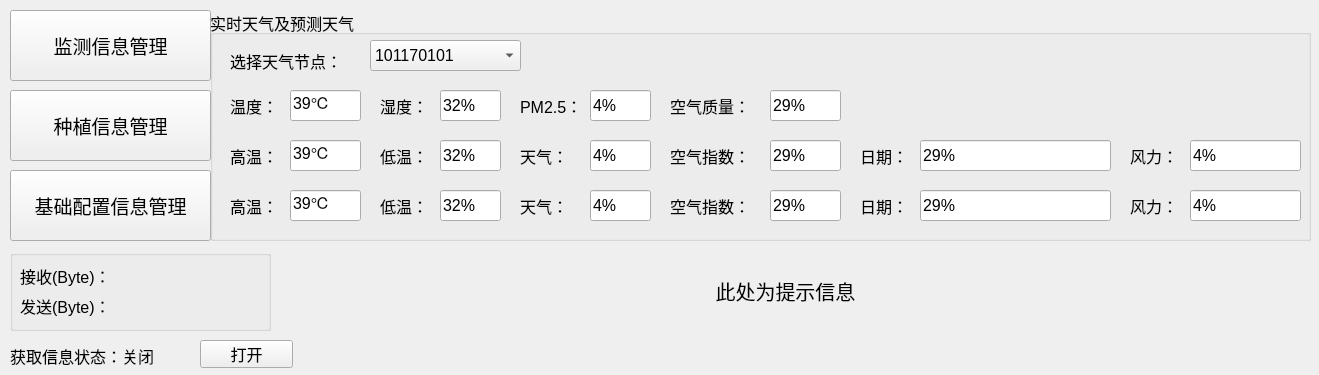
<?xml version="1.0" encoding="UTF-8"?>
<ui version="4.0">
 <class>InformationWight</class>
 <widget class="QWidget" name="InformationWight">
  <property name="geometry">
   <rect>
    <x>0</x>
    <y>0</y>
    <width>1319</width>
    <height>375</height>
   </rect>
  </property>
  <property name="windowTitle">
   <string>系统管理界面</string>
  </property>
  <property name="windowIcon">
   <iconset resource="resource.qrc">
    <normaloff>:/image/Lemon.png</normaloff>:/image/Lemon.png</iconset>
  </property>
  <widget class="QPushButton" name="pushButton">
   <property name="geometry">
    <rect>
     <x>10</x>
     <y>10</y>
     <width>201</width>
     <height>71</height>
    </rect>
   </property>
   <property name="font">
    <font>
     <pointsize>14</pointsize>
    </font>
   </property>
   <property name="text">
    <string>监测信息管理</string>
   </property>
  </widget>
  <widget class="QPushButton" name="pushButton_2">
   <property name="geometry">
    <rect>
     <x>10</x>
     <y>90</y>
     <width>201</width>
     <height>71</height>
    </rect>
   </property>
   <property name="font">
    <font>
     <pointsize>14</pointsize>
    </font>
   </property>
   <property name="text">
    <string>种植信息管理</string>
   </property>
  </widget>
  <widget class="QPushButton" name="pushButton_4">
   <property name="geometry">
    <rect>
     <x>10</x>
     <y>170</y>
     <width>201</width>
     <height>71</height>
    </rect>
   </property>
   <property name="font">
    <font>
     <pointsize>14</pointsize>
    </font>
   </property>
   <property name="text">
    <string>基础配置信息管理</string>
   </property>
  </widget>
  <widget class="QLabel" name="label_2">
   <property name="geometry">
    <rect>
     <x>270</x>
     <y>250</y>
     <width>1031</width>
     <height>81</height>
    </rect>
   </property>
   <property name="font">
    <font>
     <pointsize>15</pointsize>
    </font>
   </property>
   <property name="text">
    <string>此处为提示信息</string>
   </property>
   <property name="alignment">
    <set>Qt::AlignCenter</set>
   </property>
  </widget>
  <widget class="QGroupBox" name="groupBox_2">
   <property name="geometry">
    <rect>
     <x>10</x>
     <y>250</y>
     <width>261</width>
     <height>81</height>
    </rect>
   </property>
   <property name="title">
    <string/>
   </property>
   <widget class="QLabel" name="label_recvNum">
    <property name="geometry">
     <rect>
      <x>130</x>
      <y>10</y>
      <width>121</width>
      <height>31</height>
     </rect>
    </property>
    <property name="font">
     <font>
      <pointsize>12</pointsize>
     </font>
    </property>
    <property name="text">
     <string/>
    </property>
   </widget>
   <widget class="QLabel" name="label_sendNum">
    <property name="geometry">
     <rect>
      <x>130</x>
      <y>40</y>
      <width>111</width>
      <height>31</height>
     </rect>
    </property>
    <property name="font">
     <font>
      <pointsize>12</pointsize>
     </font>
    </property>
    <property name="text">
     <string/>
    </property>
   </widget>
   <widget class="QLabel" name="label_recvNum_2">
    <property name="geometry">
     <rect>
      <x>10</x>
      <y>10</y>
      <width>111</width>
      <height>31</height>
     </rect>
    </property>
    <property name="font">
     <font>
      <pointsize>12</pointsize>
     </font>
    </property>
    <property name="text">
     <string>接收(Byte)：</string>
    </property>
   </widget>
   <widget class="QLabel" name="label_sendNum_2">
    <property name="geometry">
     <rect>
      <x>10</x>
      <y>40</y>
      <width>111</width>
      <height>31</height>
     </rect>
    </property>
    <property name="font">
     <font>
      <pointsize>12</pointsize>
     </font>
    </property>
    <property name="text">
     <string>发送(Byte)：</string>
    </property>
   </widget>
  </widget>
  <widget class="QPushButton" name="Bt_serialControl">
   <property name="geometry">
    <rect>
     <x>200</x>
     <y>340</y>
     <width>93</width>
     <height>28</height>
    </rect>
   </property>
   <property name="font">
    <font>
     <pointsize>12</pointsize>
    </font>
   </property>
   <property name="text">
    <string>打开</string>
   </property>
  </widget>
  <widget class="QLabel" name="lable_getInforStatus">
   <property name="geometry">
    <rect>
     <x>10</x>
     <y>340</y>
     <width>201</width>
     <height>31</height>
    </rect>
   </property>
   <property name="font">
    <font>
     <pointsize>12</pointsize>
    </font>
   </property>
   <property name="text">
    <string>获取信息状态：关闭</string>
   </property>
  </widget>
  <widget class="QGroupBox" name="groupBox_4">
   <property name="geometry">
    <rect>
     <x>210</x>
     <y>10</y>
     <width>1101</width>
     <height>231</height>
    </rect>
   </property>
   <property name="font">
    <font>
     <pointsize>12</pointsize>
    </font>
   </property>
   <property name="title">
    <string>实时天气及预测天气</string>
   </property>
   <widget class="QComboBox" name="Cb_cityId">
    <property name="geometry">
     <rect>
      <x>160</x>
      <y>30</y>
      <width>151</width>
      <height>31</height>
     </rect>
    </property>
    <item>
     <property name="text">
      <string>101170101</string>
     </property>
    </item>
    <item>
     <property name="text">
      <string>101170102</string>
     </property>
    </item>
    <item>
     <property name="text">
      <string>101170103</string>
     </property>
    </item>
    <item>
     <property name="text">
      <string>101170104</string>
     </property>
    </item>
    <item>
     <property name="text">
      <string>101170201</string>
     </property>
    </item>
   </widget>
   <widget class="QLabel" name="label_17">
    <property name="geometry">
     <rect>
      <x>20</x>
      <y>40</y>
      <width>131</width>
      <height>21</height>
     </rect>
    </property>
    <property name="text">
     <string>选择天气节点：</string>
    </property>
   </widget>
   <widget class="QLabel" name="label_19">
    <property name="geometry">
     <rect>
      <x>20</x>
      <y>80</y>
      <width>51</width>
      <height>31</height>
     </rect>
    </property>
    <property name="font">
     <font>
      <pointsize>12</pointsize>
     </font>
    </property>
    <property name="text">
     <string>温度：</string>
    </property>
   </widget>
   <widget class="QLabel" name="label_20">
    <property name="geometry">
     <rect>
      <x>170</x>
      <y>80</y>
      <width>51</width>
      <height>31</height>
     </rect>
    </property>
    <property name="font">
     <font>
      <pointsize>12</pointsize>
     </font>
    </property>
    <property name="text">
     <string>湿度：</string>
    </property>
   </widget>
   <widget class="QLabel" name="label_21">
    <property name="geometry">
     <rect>
      <x>310</x>
      <y>80</y>
      <width>61</width>
      <height>31</height>
     </rect>
    </property>
    <property name="font">
     <font>
      <pointsize>12</pointsize>
     </font>
    </property>
    <property name="text">
     <string>PM2.5：</string>
    </property>
   </widget>
   <widget class="QLabel" name="label_22">
    <property name="geometry">
     <rect>
      <x>460</x>
      <y>80</y>
      <width>91</width>
      <height>31</height>
     </rect>
    </property>
    <property name="font">
     <font>
      <pointsize>12</pointsize>
     </font>
    </property>
    <property name="text">
     <string>空气质量：</string>
    </property>
   </widget>
   <widget class="QLineEdit" name="Edit_todayTemp">
    <property name="geometry">
     <rect>
      <x>80</x>
      <y>80</y>
      <width>71</width>
      <height>31</height>
     </rect>
    </property>
    <property name="font">
     <font>
      <pointsize>12</pointsize>
     </font>
    </property>
    <property name="text">
     <string>39℃</string>
    </property>
   </widget>
   <widget class="QLineEdit" name="Edit_todayPM25">
    <property name="geometry">
     <rect>
      <x>380</x>
      <y>80</y>
      <width>61</width>
      <height>31</height>
     </rect>
    </property>
    <property name="font">
     <font>
      <pointsize>12</pointsize>
     </font>
    </property>
    <property name="text">
     <string>4%</string>
    </property>
   </widget>
   <widget class="QLineEdit" name="Edit_todayShidu">
    <property name="geometry">
     <rect>
      <x>230</x>
      <y>80</y>
      <width>61</width>
      <height>31</height>
     </rect>
    </property>
    <property name="font">
     <font>
      <pointsize>12</pointsize>
     </font>
    </property>
    <property name="text">
     <string>32%</string>
    </property>
   </widget>
   <widget class="QLineEdit" name="Edit_todayKQZL">
    <property name="geometry">
     <rect>
      <x>560</x>
      <y>80</y>
      <width>71</width>
      <height>31</height>
     </rect>
    </property>
    <property name="font">
     <font>
      <pointsize>12</pointsize>
     </font>
    </property>
    <property name="text">
     <string>29%</string>
    </property>
   </widget>
   <widget class="QLabel" name="label_23">
    <property name="geometry">
     <rect>
      <x>20</x>
      <y>130</y>
      <width>51</width>
      <height>31</height>
     </rect>
    </property>
    <property name="font">
     <font>
      <pointsize>12</pointsize>
     </font>
    </property>
    <property name="text">
     <string>高温：</string>
    </property>
   </widget>
   <widget class="QLineEdit" name="Edit_oneDayHightTemp">
    <property name="geometry">
     <rect>
      <x>80</x>
      <y>130</y>
      <width>71</width>
      <height>31</height>
     </rect>
    </property>
    <property name="font">
     <font>
      <pointsize>12</pointsize>
     </font>
    </property>
    <property name="text">
     <string>39℃</string>
    </property>
   </widget>
   <widget class="QLabel" name="label_24">
    <property name="geometry">
     <rect>
      <x>170</x>
      <y>130</y>
      <width>51</width>
      <height>31</height>
     </rect>
    </property>
    <property name="font">
     <font>
      <pointsize>12</pointsize>
     </font>
    </property>
    <property name="text">
     <string>低温：</string>
    </property>
   </widget>
   <widget class="QLineEdit" name="Edit_oneDayKQZS">
    <property name="geometry">
     <rect>
      <x>560</x>
      <y>130</y>
      <width>71</width>
      <height>31</height>
     </rect>
    </property>
    <property name="font">
     <font>
      <pointsize>12</pointsize>
     </font>
    </property>
    <property name="text">
     <string>29%</string>
    </property>
   </widget>
   <widget class="QLabel" name="label_25">
    <property name="geometry">
     <rect>
      <x>310</x>
      <y>130</y>
      <width>61</width>
      <height>31</height>
     </rect>
    </property>
    <property name="font">
     <font>
      <pointsize>12</pointsize>
     </font>
    </property>
    <property name="text">
     <string>天气：</string>
    </property>
   </widget>
   <widget class="QLineEdit" name="Edit_oneDayWeather">
    <property name="geometry">
     <rect>
      <x>380</x>
      <y>130</y>
      <width>61</width>
      <height>31</height>
     </rect>
    </property>
    <property name="font">
     <font>
      <pointsize>12</pointsize>
     </font>
    </property>
    <property name="text">
     <string>4%</string>
    </property>
   </widget>
   <widget class="QLineEdit" name="Edit_oneDayLowTemp">
    <property name="geometry">
     <rect>
      <x>230</x>
      <y>130</y>
      <width>61</width>
      <height>31</height>
     </rect>
    </property>
    <property name="font">
     <font>
      <pointsize>12</pointsize>
     </font>
    </property>
    <property name="text">
     <string>32%</string>
    </property>
   </widget>
   <widget class="QLabel" name="label_26">
    <property name="geometry">
     <rect>
      <x>460</x>
      <y>130</y>
      <width>91</width>
      <height>31</height>
     </rect>
    </property>
    <property name="font">
     <font>
      <pointsize>12</pointsize>
     </font>
    </property>
    <property name="text">
     <string>空气指数：</string>
    </property>
   </widget>
   <widget class="QLineEdit" name="Edit_oneDayDate">
    <property name="geometry">
     <rect>
      <x>710</x>
      <y>130</y>
      <width>191</width>
      <height>31</height>
     </rect>
    </property>
    <property name="font">
     <font>
      <pointsize>12</pointsize>
     </font>
    </property>
    <property name="text">
     <string>29%</string>
    </property>
   </widget>
   <widget class="QLabel" name="label_27">
    <property name="geometry">
     <rect>
      <x>650</x>
      <y>130</y>
      <width>61</width>
      <height>31</height>
     </rect>
    </property>
    <property name="font">
     <font>
      <pointsize>12</pointsize>
     </font>
    </property>
    <property name="text">
     <string>日期：</string>
    </property>
   </widget>
   <widget class="QLineEdit" name="Edit_twoDayLowTemp">
    <property name="geometry">
     <rect>
      <x>230</x>
      <y>180</y>
      <width>61</width>
      <height>31</height>
     </rect>
    </property>
    <property name="font">
     <font>
      <pointsize>12</pointsize>
     </font>
    </property>
    <property name="text">
     <string>32%</string>
    </property>
   </widget>
   <widget class="QLineEdit" name="Edit_twoDayWeather">
    <property name="geometry">
     <rect>
      <x>380</x>
      <y>180</y>
      <width>61</width>
      <height>31</height>
     </rect>
    </property>
    <property name="font">
     <font>
      <pointsize>12</pointsize>
     </font>
    </property>
    <property name="text">
     <string>4%</string>
    </property>
   </widget>
   <widget class="QLabel" name="label_28">
    <property name="geometry">
     <rect>
      <x>20</x>
      <y>180</y>
      <width>51</width>
      <height>31</height>
     </rect>
    </property>
    <property name="font">
     <font>
      <pointsize>12</pointsize>
     </font>
    </property>
    <property name="text">
     <string>高温：</string>
    </property>
   </widget>
   <widget class="QLineEdit" name="Edit_twoDayHightTemp">
    <property name="geometry">
     <rect>
      <x>80</x>
      <y>180</y>
      <width>71</width>
      <height>31</height>
     </rect>
    </property>
    <property name="font">
     <font>
      <pointsize>12</pointsize>
     </font>
    </property>
    <property name="text">
     <string>39℃</string>
    </property>
   </widget>
   <widget class="QLabel" name="label_29">
    <property name="geometry">
     <rect>
      <x>310</x>
      <y>180</y>
      <width>61</width>
      <height>31</height>
     </rect>
    </property>
    <property name="font">
     <font>
      <pointsize>12</pointsize>
     </font>
    </property>
    <property name="text">
     <string>天气：</string>
    </property>
   </widget>
   <widget class="QLineEdit" name="Edit_twoDayDate">
    <property name="geometry">
     <rect>
      <x>710</x>
      <y>180</y>
      <width>191</width>
      <height>31</height>
     </rect>
    </property>
    <property name="font">
     <font>
      <pointsize>12</pointsize>
     </font>
    </property>
    <property name="text">
     <string>29%</string>
    </property>
   </widget>
   <widget class="QLabel" name="label_30">
    <property name="geometry">
     <rect>
      <x>170</x>
      <y>180</y>
      <width>51</width>
      <height>31</height>
     </rect>
    </property>
    <property name="font">
     <font>
      <pointsize>12</pointsize>
     </font>
    </property>
    <property name="text">
     <string>低温：</string>
    </property>
   </widget>
   <widget class="QLineEdit" name="Edit_twoDayKQZS">
    <property name="geometry">
     <rect>
      <x>560</x>
      <y>180</y>
      <width>71</width>
      <height>31</height>
     </rect>
    </property>
    <property name="font">
     <font>
      <pointsize>12</pointsize>
     </font>
    </property>
    <property name="text">
     <string>29%</string>
    </property>
   </widget>
   <widget class="QLabel" name="label_31">
    <property name="geometry">
     <rect>
      <x>650</x>
      <y>180</y>
      <width>61</width>
      <height>31</height>
     </rect>
    </property>
    <property name="font">
     <font>
      <pointsize>12</pointsize>
     </font>
    </property>
    <property name="text">
     <string>日期：</string>
    </property>
   </widget>
   <widget class="QLabel" name="label_32">
    <property name="geometry">
     <rect>
      <x>460</x>
      <y>180</y>
      <width>91</width>
      <height>31</height>
     </rect>
    </property>
    <property name="font">
     <font>
      <pointsize>12</pointsize>
     </font>
    </property>
    <property name="text">
     <string>空气指数：</string>
    </property>
   </widget>
   <widget class="QLineEdit" name="Edit_oneDayFl">
    <property name="geometry">
     <rect>
      <x>980</x>
      <y>130</y>
      <width>111</width>
      <height>31</height>
     </rect>
    </property>
    <property name="font">
     <font>
      <pointsize>12</pointsize>
     </font>
    </property>
    <property name="text">
     <string>4%</string>
    </property>
   </widget>
   <widget class="QLabel" name="label_33">
    <property name="geometry">
     <rect>
      <x>920</x>
      <y>180</y>
      <width>61</width>
      <height>31</height>
     </rect>
    </property>
    <property name="font">
     <font>
      <pointsize>12</pointsize>
     </font>
    </property>
    <property name="text">
     <string>风力：</string>
    </property>
   </widget>
   <widget class="QLineEdit" name="Edit_twoDayFl">
    <property name="geometry">
     <rect>
      <x>980</x>
      <y>180</y>
      <width>111</width>
      <height>31</height>
     </rect>
    </property>
    <property name="font">
     <font>
      <pointsize>12</pointsize>
     </font>
    </property>
    <property name="text">
     <string>4%</string>
    </property>
   </widget>
   <widget class="QLabel" name="label_34">
    <property name="geometry">
     <rect>
      <x>920</x>
      <y>130</y>
      <width>61</width>
      <height>31</height>
     </rect>
    </property>
    <property name="font">
     <font>
      <pointsize>12</pointsize>
     </font>
    </property>
    <property name="text">
     <string>风力：</string>
    </property>
   </widget>
  </widget>
 </widget>
 <resources>
  <include location="resource.qrc"/>
 </resources>
 <connections/>
</ui>
